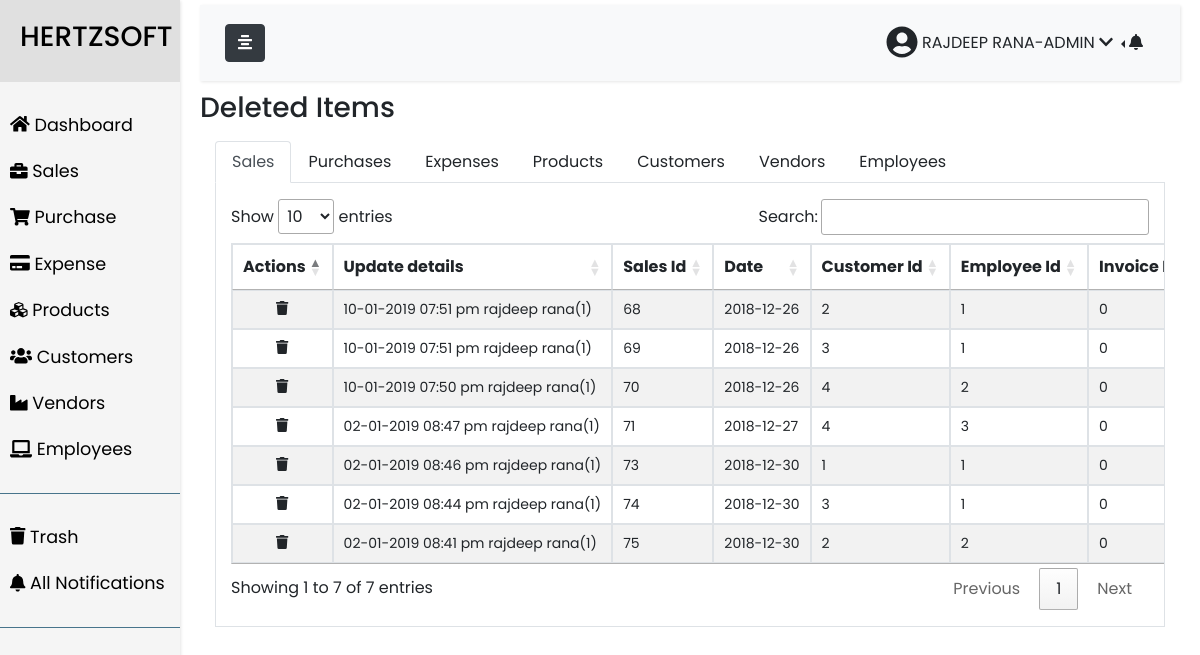
Page /trash.php (signed in) on the committed database.
### tables this page shows
CREATE TABLE `sales_receipt` (
  `sales_receipt_id` int(100) NOT NULL,
  `sales_receipt_date` date NOT NULL,
  `sales_receipt_customer_id` int(100) NOT NULL,
  `sales_receipt_employee_id` int(100) NOT NULL,
  `sales_receipt_invoice_no` int(100) NOT NULL,
  `sales_receipt_payment_mode` varchar(100) NOT NULL,
  `sales_receipt_cheque_no` int(100) DEFAULT NULL,
  `sales_receipt_bank_details` text NOT NULL,
  `sales_receipt_amount` float NOT NULL,
  `sales_receipt_person_name` text NOT NULL,
  `sales_receipt_tax` float NOT NULL,
  `sales_receipt_grand_total` float NOT NULL,
  `sales_receipt_delete_flag` int(11) NOT NULL DEFAULT '0',
  `deleted_item_details` text NOT NULL
);

### trash.php (the view, shortened to what this page needs)
<?php include('includes/header.php')?>
<section>
    <div class="h3 mb-3">Deleted Items</div>
    <div class="container-fluid">
        <ul class="nav nav-tabs" id="trashTab" role="tablist">
            <li class="nav-item">
                <a class="nav-link active" data-toggle="tab" href="#sales_trash" role="tab">Sales</a>
            </li>
            <li class="nav-item">
                <a class="nav-link" data-toggle="tab" href="#purchases_trash" role="tab">Purchases</a>
            </li>
            <li class="nav-item">
                <a class="nav-link" data-toggle="tab" href="#expense_trash" role="tab">Expenses</a>
            </li>
            <li class="nav-item">
                <a class="nav-link" data-toggle="tab" href="#products_trash" role="tab">Products</a>
            </li>
            <li class="nav-item">
                <a class="nav-link" data-toggle="tab" href="#customer_trash" role="tab">Customers</a>
            </li>
            <li class="nav-item">
                <a class="nav-link" data-toggle="tab" href="#vendor_trash" role="tab">Vendors</a>
            </li>
            <li class="nav-item">
                <a class="nav-link" data-toggle="tab" href="#employee_trash" role="tab">Employees</a>
            </li>
        </ul>
        <div class="tab-content py-3">
            <div class="tab-pane active" id="sales_trash" role="tabpanel" aria-labelledby="home-tab">
                <div class="container">
                    <table class="table_id table table-striped table-bordered dt-responsive nowrap" style="width:100%">
                        <thead>
                            <tr>
                                <th>Actions</th>
                                <th>Update details</th>
                                <th>Sales Id</th>
                                <th>Date</th>
                                <th>Customer Id</th>
                                <th>Employee Id</th>
                                <th>Invoice No</th>
                            </tr>
                        </thead>
                        <tbody>
                            <?php
   $query_selecting_all_sales= "SELECT * FROM `sales_receipt` WHERE sales_receipt_delete_flag = '1' ";
   $query_selecting_all_sales_result  = mysqli_query($connect,$query_selecting_all_sales);
   while($row= mysqli_fetch_row($query_selecting_all_sales_result)){
       $restoreId = $row[0];
            ?>
                            <tr>
                                <td class="text-center">
                                    <a href="#restore<?php echo $restoreId;?>" data-toggle="modal"><i class="fa fa-trash mx-2" aria-hidden="true"></i></a>
                                </td>
                                <td>
                                    <?php echo $row[13];?>
                                </td>
                                <td>
                                    <?php echo $row[0];?>
                                </td>
                                <td>
                                    <?php echo $row[1];?>
                                </td>
                                <td>
                                    <?php echo $row[2];?>
                                </td>
                                <td>
                                    <?php echo $row[3];?>
                                </td>
                                <td>
                                    <?php echo $row[4];?>
                                </td>
                            </tr>
                            <?php } ?>
                        </tbody>
                    </table>
                </div>
            </div>
        </div>
    </div>
</section>
<?php include('includes/footer.php')?>

### assests/style4.css (style rules this page uses)
body { font-family: 'Poppins', sans-serif; }
a, a:hover, a:focus { color: inherit; text-decoration: none; transition: all 0.3s; }
.tab-content { border: 1px solid #dee2e6; overflow-x: auto; border-top: none; background-color: #fff; }
table>tbody>tr>td { font-size: 14px; }

### rows in the picture
sales_receipt: deleted_item_details "10-01-2019 07:51 pm rajdeep rana(1)", sales_receipt_id "68", sales_receipt_date "2018-12-26", sales_receipt_customer "2", sales_receipt_employee "1", sales_receipt_invoice_no "0"
sales_receipt: deleted_item_details "10-01-2019 07:51 pm rajdeep rana(1)", sales_receipt_id "69", sales_receipt_date "2018-12-26", sales_receipt_customer "3", sales_receipt_employee "1", sales_receipt_invoice_no "0"
sales_receipt: deleted_item_details "10-01-2019 07:50 pm rajdeep rana(1)", sales_receipt_id "70", sales_receipt_date "2018-12-26", sales_receipt_customer "4", sales_receipt_employee "2", sales_receipt_invoice_no "0"
sales_receipt: deleted_item_details "02-01-2019 08:47 pm rajdeep rana(1)", sales_receipt_id "71", sales_receipt_date "2018-12-27", sales_receipt_customer "4", sales_receipt_employee "3", sales_receipt_invoice_no "0"
sales_receipt: deleted_item_details "02-01-2019 08:46 pm rajdeep rana(1)", sales_receipt_id "73", sales_receipt_date "2018-12-30", sales_receipt_customer "1", sales_receipt_employee "1", sales_receipt_invoice_no "0"
sales_receipt: deleted_item_details "02-01-2019 08:44 pm rajdeep rana(1)", sales_receipt_id "74", sales_receipt_date "2018-12-30", sales_receipt_customer "3", sales_receipt_employee "1", sales_receipt_invoice_no "0"
sales_receipt: deleted_item_details "02-01-2019 08:41 pm rajdeep rana(1)", sales_receipt_id "75", sales_receipt_date "2018-12-30", sales_receipt_customer "2", sales_receipt_employee "2", sales_receipt_invoice_no "0"
